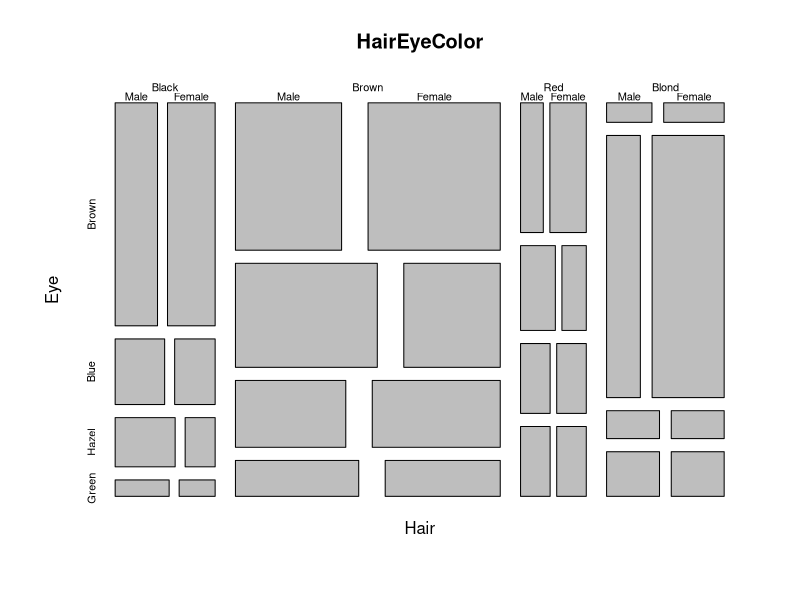
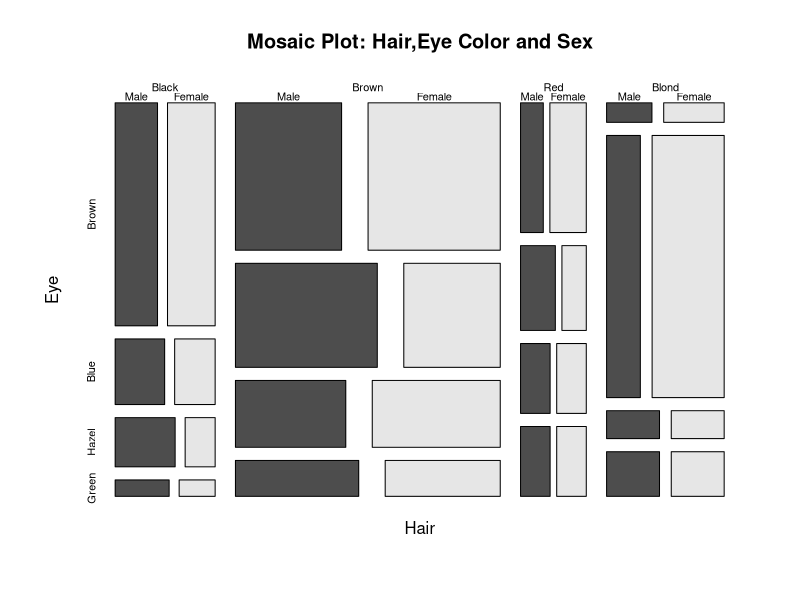

Here is the R script that generated these plots, in order:
#Load and Understand the HairEyeColordataset
#Load dataset

data(HairEyeColor)

#Check structure
str(HairEyeColor)
View(HairEyeColor)
?HairEyeColor

#Very basic Mosaic Plot(Base R)
mosaicplot(HairEyeColor)

#Add Titles and Colors
mosaicplot(HairEyeColor, main = "Mosaic Plot: Hair,Eye Color and Sex",
           color = TRUE)
